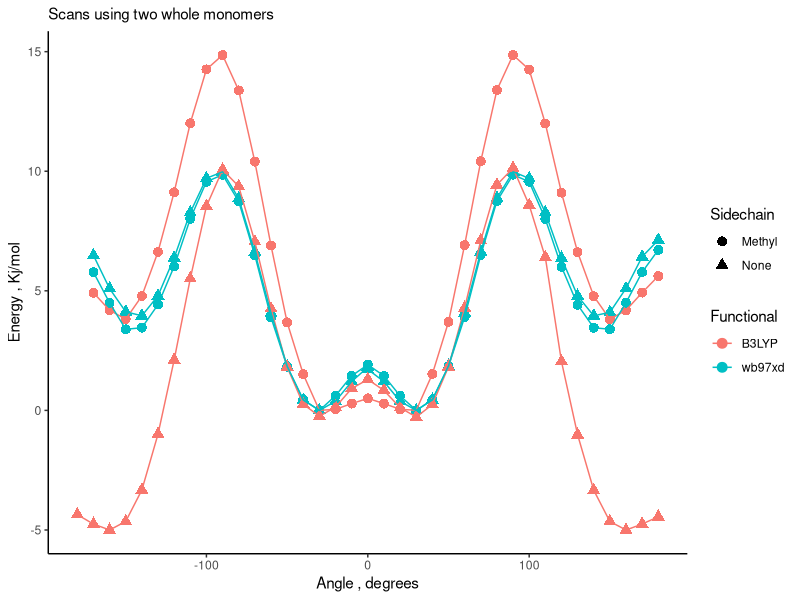
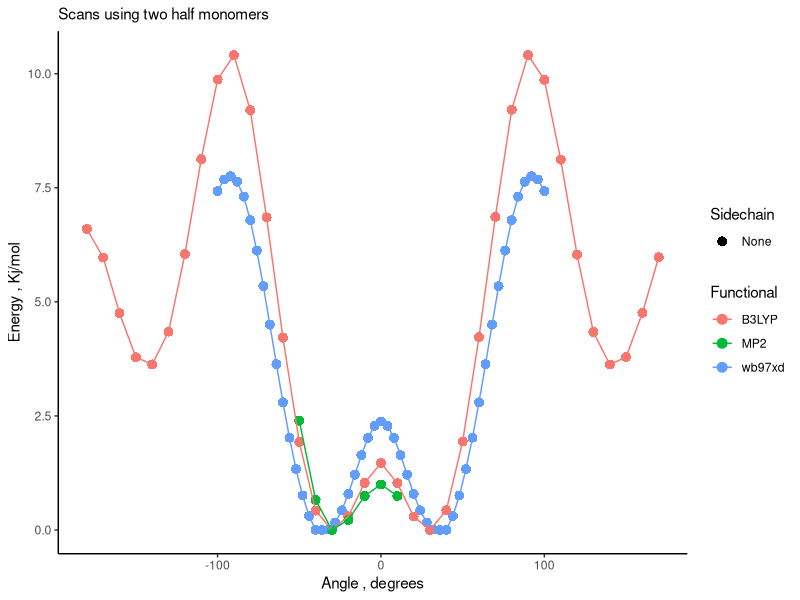

The R script that drew these images, in order:
library("tidyverse")

b3lyp_no_methyl <- read.table("b3lyp_no_methyl_two_mon.txt") %>%
	rename(Angle=V1, Energy=V2) %>%
	mutate(Angle = round(Angle)) %>%
	mutate(Functional="B3LYP") %>%
	mutate(Sidechain="None") %>%
	mutate(Energy= Energy*27211.4/10.36) %>%
	mutate(Energy = Energy - min(Energy) - 5) %>%
	mutate(Angle = ifelse((Angle>180 & Angle<=360),Angle-360,Angle)) %>%
	arrange(Angle)

xb97xdp_no_methyl <- read.table("wb97xd_no_methyl_two_mon.txt") %>%
	rename(Angle=V1, Energy=V2) %>%
	mutate(Angle = round(Angle)) %>%
	mutate(Functional="wb97xd") %>%
	mutate(Sidechain="None") %>%
	mutate(Energy= Energy*27211.4/10.36) %>%
	mutate(Energy = Energy - min(Energy)) %>%
	mutate(Angle = ifelse((Angle>180 & Angle<=360),Angle-360,Angle)) %>%
	arrange(Angle)

b3lyp_with_methyl <- read.table("b3lyp_with_methyl_two_mon.txt") %>%
	rename(Angle=V1, Energy=V2) %>%
	mutate(Angle = round(Angle)) %>%
	mutate(Functional="B3LYP") %>%
	mutate(Sidechain="Methyl") %>%
	mutate(Energy= Energy*27211.4/10.36) %>%
	mutate(Energy = Energy - min(Energy)) %>%
	mutate(Angle = ifelse((Angle>180 & Angle<=360),Angle-360,Angle)) %>%
	arrange(Angle)

wb97xd_with_methyl <- read.table("wb97xd_with_methyl_two_mon.txt") %>%
	rename(Angle=V1, Energy=V2) %>%
	mutate(Angle = round(Angle)) %>%
	mutate(Functional="wb97xd") %>%
	mutate(Sidechain="Methyl") %>%
	mutate(Energy= Energy*27211.4/10.36) %>%
	mutate(Energy = Energy - min(Energy)) %>%
	mutate(Angle = ifelse((Angle>180 & Angle<=360),Angle-360,Angle)) %>%
	arrange(Angle)

data <- bind_rows(b3lyp_with_methyl, wb97xd_with_methyl, xb97xdp_no_methyl, b3lyp_no_methyl) %>%
	filter(Energy < 30) %>%
	ggplot(aes(x=Angle,y=Energy, color=Functional, shape=Sidechain, group=interaction(Functional,Sidechain))) +
		geom_point(size=3) +
		geom_line() +
		labs(x="Angle , degrees", y="Energy , Kj/mol",
			subtitle="Scans using two whole monomers") + 
		theme_classic() 
	ggsave("outer_dihedral_scans_two_mon.pdf")


b3lyp_no_methyl <- read.table("b3lyp_no_methyl_two_half_mon.txt") %>%
	rename(Angle=V1, Energy=V2) %>%
	mutate(Angle = round(Angle)) %>%
	mutate(Angle = Angle-180) %>%
	mutate(Functional="B3LYP") %>%
	mutate(Sidechain="None") %>%
	mutate(Energy= Energy*27211.4/10.36) %>%
	mutate(Energy = Energy - min(Energy)) %>%
	mutate(Angle = ifelse((Angle< -180),Angle+360,Angle)) %>%
	arrange(Angle)

wb97xdp_no_methyl <- read.table("wb97xd_no_methyl_two_half_mon_hd.txt") %>%
	rename(Angle=V1, Energy=V2) %>%
	mutate(Angle = round(Angle)) %>%
	mutate(Functional="wb97xd") %>%
	mutate(Sidechain="None") %>%
	mutate(Energy= Energy*27211.4/10.36) %>%
	mutate(Energy = Energy - min(Energy)) %>%
	arrange(Angle)

MP2_no_methyl <- read.table("../0024/MP2.txt") %>%
	rename(Angle=V1, Energy=V2) %>%
	mutate(Angle = round(Angle)) %>%
	mutate(Functional="MP2") %>%
	mutate(Sidechain="None") %>%
	mutate(Energy= Energy*27211.4/10.36) %>%
	mutate(Energy = Energy - min(Energy)) %>%
	arrange(Angle)


b3lyp_with_methyl <- read.table("b3lyp_with_methyl_two_half_mon.txt") %>%
	rename(Angle=V1, Energy=V2) %>%
	mutate(Angle = round(Angle)) %>%
	mutate(Angle = Angle-180) %>%
	mutate(Functional="B3LYP") %>%
	mutate(Sidechain="Methyl") %>%
	mutate(Energy= Energy*27211.4/10.36) %>%
	mutate(Energy = Energy - min(Energy)) %>%
	mutate(Angle = ifelse((Angle< -180),Angle+360,Angle)) %>%
	arrange(Angle)

wb97xd_with_methyl <- read.table("wb97xd_with_methyl_two_half_mon.txt") %>%
	rename(Angle=V1, Energy=V2) %>%
	mutate(Angle = round(Angle)) %>%
	mutate(Angle = Angle-180) %>%
	mutate(Functional="wb97xd") %>%
	mutate(Sidechain="Methyl") %>%
	mutate(Energy= Energy*27211.4/10.36) %>%
	mutate(Energy = Energy - min(Energy)) %>%
	mutate(Angle = ifelse((Angle< -180),Angle+360,Angle)) %>%
	arrange(Angle)


data <- bind_rows(wb97xdp_no_methyl, b3lyp_no_methyl, MP2_no_methyl) %>%
	filter(Energy < 30) %>%
	ggplot(aes(x=Angle,y=Energy, color=Functional, shape=Sidechain, group=interaction(Functional,Sidechain))) +
		geom_point(size=3) +
		geom_line() +
		labs(x="Angle , degrees", y="Energy , Kj/mol",
			subtitle="Scans using two half monomers") + 
		theme_classic() 
	ggsave("outer_dihedral_scans_two_half_mon.pdf")
